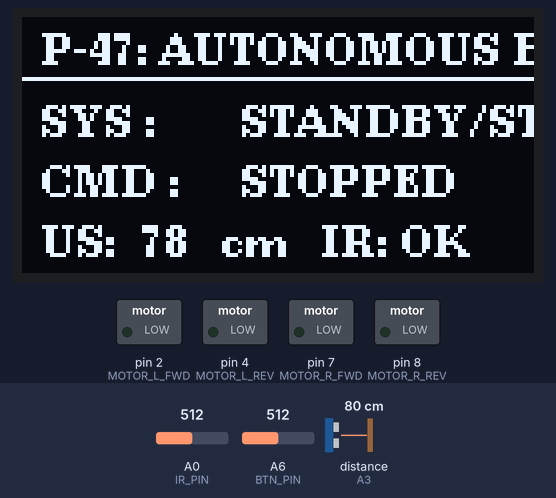
Recording of a sketch running on a simulated Arduino Nano, built with avr-gcc and run on an emulated ATmega328P. On the bench: 128×64 one-colour display, switched loads named in the sketch (green lamp = pin HIGH). Wiring (inferred from the names in the program): ultrasonic range finder: trigger pin 5; echo A3. The test bench sets the inputs (shaded band); at power-on: A0 (IR_PIN) = 512, distance to the obstacle (sensor on A3) 80 cm, A6 (BTN_PIN) = 512. The echo pulse lasts 58.3 µs per cm; pins used as bus, display or sensor lines are not drawn; what the sketch prints to the serial monitor is not drawn.

Above: at 2.5 s.
2.6 s: A0 (IR_PIN) set to 0
At 5.9 s:
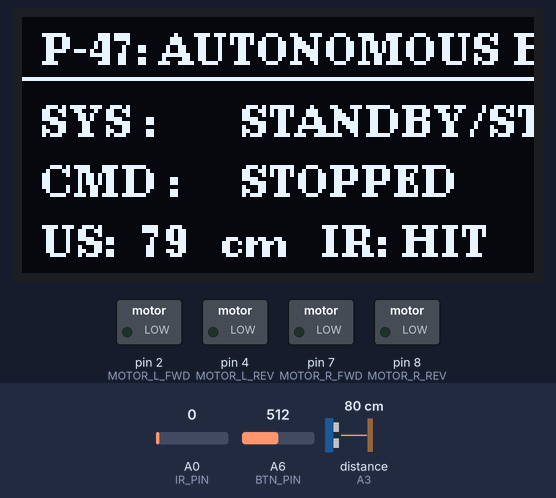
6.2 s: distance to the obstacle (sensor on A3) set to 2 cm
At 9.1 s:
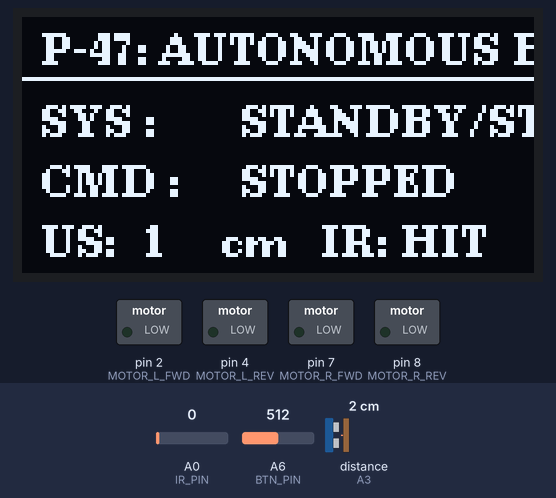
Timing chart, 0 to 10.6 s (numbered marks = the images above; inputs shaded):
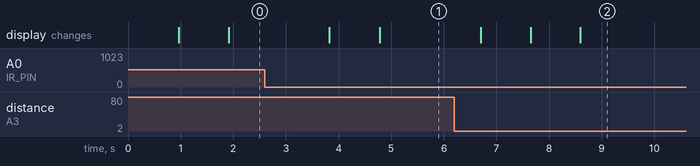

The sketch:

Project_47.ino
```cpp
/*
==================================================
Day 47 | Project-47: Final Autonomous Robot
Board  : Young Engineer Board
Pinout:
  - Motors   : Left (D2, D4), Right (D7, D8)
  - Sensors  : Ultrasonic (Trig D5, Echo A3), IR (A0)
  - UI       : Buttons (A6), OLED Display (I2C)
  - Serial   : 9600 Baud
==================================================
*/

#include <Wire.h>
#include <U8g2lib.h>

#define MOTOR_L_FWD 2
#define MOTOR_L_REV 4
#define MOTOR_R_FWD 7
#define MOTOR_R_REV 8

#define TRIG_PIN 5
#define ECHO_PIN A3
#define IR_PIN   A0
#define BTN_PIN  A6

#define BTN_SEL_MIN  925
#define BTN_SEL_MAX  938
#define BTN_BACK_MIN 728
#define BTN_BACK_MAX 740

enum Button { BTN_NONE, BTN_SELECT, BTN_BACK };

Button readButton() {
  int val = analogRead(BTN_PIN);
  if (val >= BTN_SEL_MIN  && val <= BTN_SEL_MAX)  return BTN_SELECT;
  if (val >= BTN_BACK_MIN && val <= BTN_BACK_MAX) return BTN_BACK;
  return BTN_NONE;
}

U8G2_SSD1306_128X64_NONAME_1_HW_I2C u8g2(U8G2_R0, /* reset=*/ U8X8_PIN_NONE);

enum RobotState { STATE_IDLE, STATE_RUNNING };
RobotState robotMode = STATE_IDLE;

enum MotionCmd { CMD_STOP, CMD_FWD, CMD_REV, CMD_RIGHT, CMD_LEFT };
MotionCmd activeCmd = CMD_STOP;

int distanceCm = 0;
bool irObstacle = false;

// Non-blocking timers
unsigned long lastSenseTime = 0;
unsigned long lastBtnDebounce = 0;
Button lastBtnState = BTN_NONE;

void driveStop() {
  digitalWrite(MOTOR_L_FWD, LOW);
  digitalWrite(MOTOR_L_REV, LOW);
  digitalWrite(MOTOR_R_FWD, LOW);
  digitalWrite(MOTOR_R_REV, LOW);
  activeCmd = CMD_STOP;
}

void driveForward() {
  digitalWrite(MOTOR_L_REV, LOW);
  digitalWrite(MOTOR_R_REV, LOW);
  digitalWrite(MOTOR_L_FWD, HIGH);
  digitalWrite(MOTOR_R_FWD, HIGH);
  activeCmd = CMD_FWD;
}

void driveReverse() {
  digitalWrite(MOTOR_L_FWD, LOW);
  digitalWrite(MOTOR_R_FWD, LOW);
  digitalWrite(MOTOR_L_REV, HIGH);
  digitalWrite(MOTOR_R_REV, HIGH);
  activeCmd = CMD_REV;
}

void driveTurnRight() {
  digitalWrite(MOTOR_L_REV, LOW);
  digitalWrite(MOTOR_R_FWD, LOW);
  digitalWrite(MOTOR_L_FWD, HIGH);
  digitalWrite(MOTOR_R_REV, HIGH);
  activeCmd = CMD_RIGHT;
}

void driveTurnLeft() {
  digitalWrite(MOTOR_L_FWD, LOW);
  digitalWrite(MOTOR_R_REV, LOW);
  digitalWrite(MOTOR_L_REV, HIGH);
  digitalWrite(MOTOR_R_FWD, HIGH);
  activeCmd = CMD_LEFT;
}

int readUltrasonic() {
  digitalWrite(TRIG_PIN, LOW);
  delayMicroseconds(4);
  digitalWrite(TRIG_PIN, HIGH);
  delayMicroseconds(10);
  digitalWrite(TRIG_PIN, LOW);

  unsigned long duration = pulseIn(ECHO_PIN, HIGH, 22000UL);
  if (duration == 0 || duration > 20000UL) return -1;
  return (int)((duration * 0.034) / 2);
}

void updateDashboard() {
  u8g2.firstPage();
  do {
    u8g2.setFont(u8g2_font_ncenB08_tr);
    u8g2.drawStr(5, 12, "P-47: AUTONOMOUS BOT");
    u8g2.drawHLine(0, 15, 128);

    u8g2.drawStr(5, 30, "SYS :");
    u8g2.drawStr(55, 30, (robotMode == STATE_RUNNING) ? "AUTONOMOUS" : "STANDBY/STOP");

    u8g2.drawStr(5, 45, "CMD :");
    switch (activeCmd) {
      case CMD_FWD:   u8g2.drawStr(55, 45, "FORWARD"); break;
      case CMD_REV:   u8g2.drawStr(55, 45, "REVERSE"); break;
      case CMD_RIGHT: u8g2.drawStr(55, 45, "TURN R");  break;
      case CMD_LEFT:  u8g2.drawStr(55, 45, "TURN L");  break;
      default:        u8g2.drawStr(55, 45, "STOPPED"); break;
    }

    u8g2.drawStr(5, 60, "US:");
    if (distanceCm == -1) {
      u8g2.drawStr(30, 60, "--");
    } else {
      char b[5]; itoa(distanceCm, b, 10);
      u8g2.drawStr(30, 60, b);
      u8g2.drawStr(50, 60, "cm");
    }

    u8g2.drawStr(75, 60, "IR:");
    u8g2.drawStr(95, 60, irObstacle ? "HIT" : "OK");
  } while (u8g2.nextPage());
}

void setup() {
  Serial.begin(9600);

  pinMode(MOTOR_L_FWD, OUTPUT);
  pinMode(MOTOR_L_REV, OUTPUT);
  pinMode(MOTOR_R_FWD, OUTPUT);
  pinMode(MOTOR_R_REV, OUTPUT);
  driveStop();

  pinMode(TRIG_PIN, OUTPUT);
  pinMode(ECHO_PIN, INPUT);
  pinMode(IR_PIN, INPUT);
  pinMode(BTN_PIN, INPUT);
  digitalWrite(TRIG_PIN, LOW);

  u8g2.begin();
  Serial.println(F("PROJECT-47: FINAL AUTONOMOUS BOT INITIALIZED"));
  updateDashboard();
}

void loop() {
  unsigned long now = millis();

  // Button State Machine
  Button btn = readButton();
  if (btn != lastBtnState && (now - lastBtnDebounce > 200)) {
    lastBtnDebounce = now;
    if (btn == BTN_SELECT) {
      robotMode = (robotMode == STATE_RUNNING) ? STATE_IDLE : STATE_RUNNING;
      if (robotMode == STATE_IDLE) driveStop();
      Serial.print(F("[MODE] Switched: "));
      Serial.println(robotMode == STATE_RUNNING ? F("AUTONOMOUS") : F("STANDBY"));
    } else if (btn == BTN_BACK) {
      robotMode = STATE_IDLE;
      driveStop();
      Serial.println(F("[E-STOP] Emergency motor cutoff"));
    }
  }
  lastBtnState = btn;

  // Autonomous Control Task (every 80ms)
  if (now - lastSenseTime >= 80) {
    lastSenseTime = now;
    distanceCm = readUltrasonic();
    irObstacle = (analogRead(IR_PIN) < 500);

    if (robotMode == STATE_RUNNING) {
      if (irObstacle || (distanceCm > 0 && distanceCm < 12)) {
        // Immediate wall avoidance: Reverse briefly then Pivot Left
        driveReverse();
        delay(180);
        driveTurnLeft();
        delay(220);
      } else if (distanceCm >= 12 && distanceCm <= 25) {
        // Warning zone: Steer Right
        driveTurnRight();
        delay(160);
      } else {
        // Clear road ahead
        driveForward();
      }
    } else {
      driveStop();
    }

    updateDashboard();

    Serial.print(F("Mode: "));
    Serial.print(robotMode == STATE_RUNNING ? F("RUN") : F("STOP"));
    Serial.print(F(" | Cmd: "));
    Serial.print((int)activeCmd);
    Serial.print(F(" | Dist: "));
    Serial.print(distanceCm);
    Serial.print(F("cm | IR: "));
    Serial.println(irObstacle ? F("BLOCKED") : F("CLEAR"));
  }
}
```

Measured:
- after the input at 2.6 s, the display: first changes after 1.2 s (image 1 shows a later state)
- after the input at 6.2 s, the display: first differs from a run without the input after 1.4 s (image 2 shows a later state)
